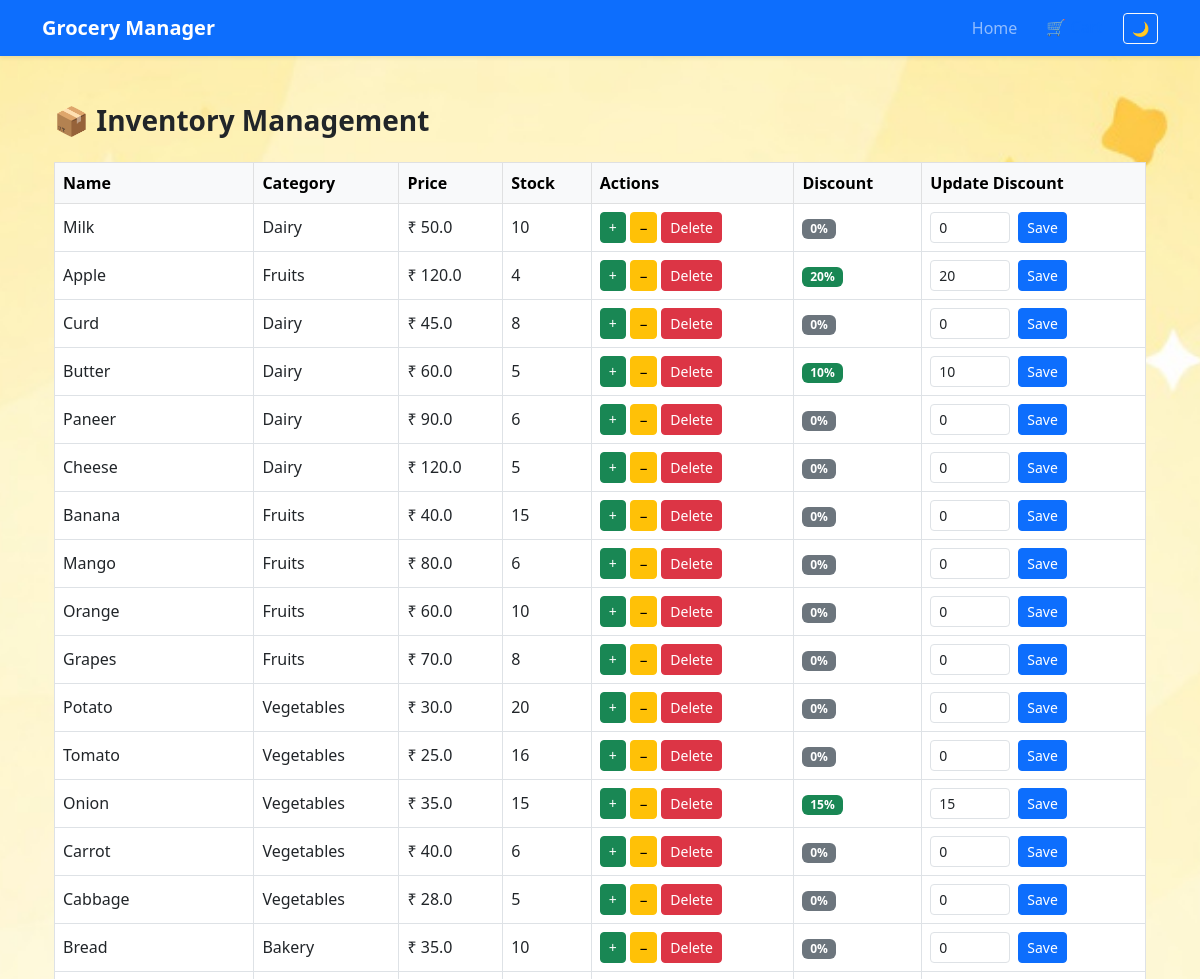
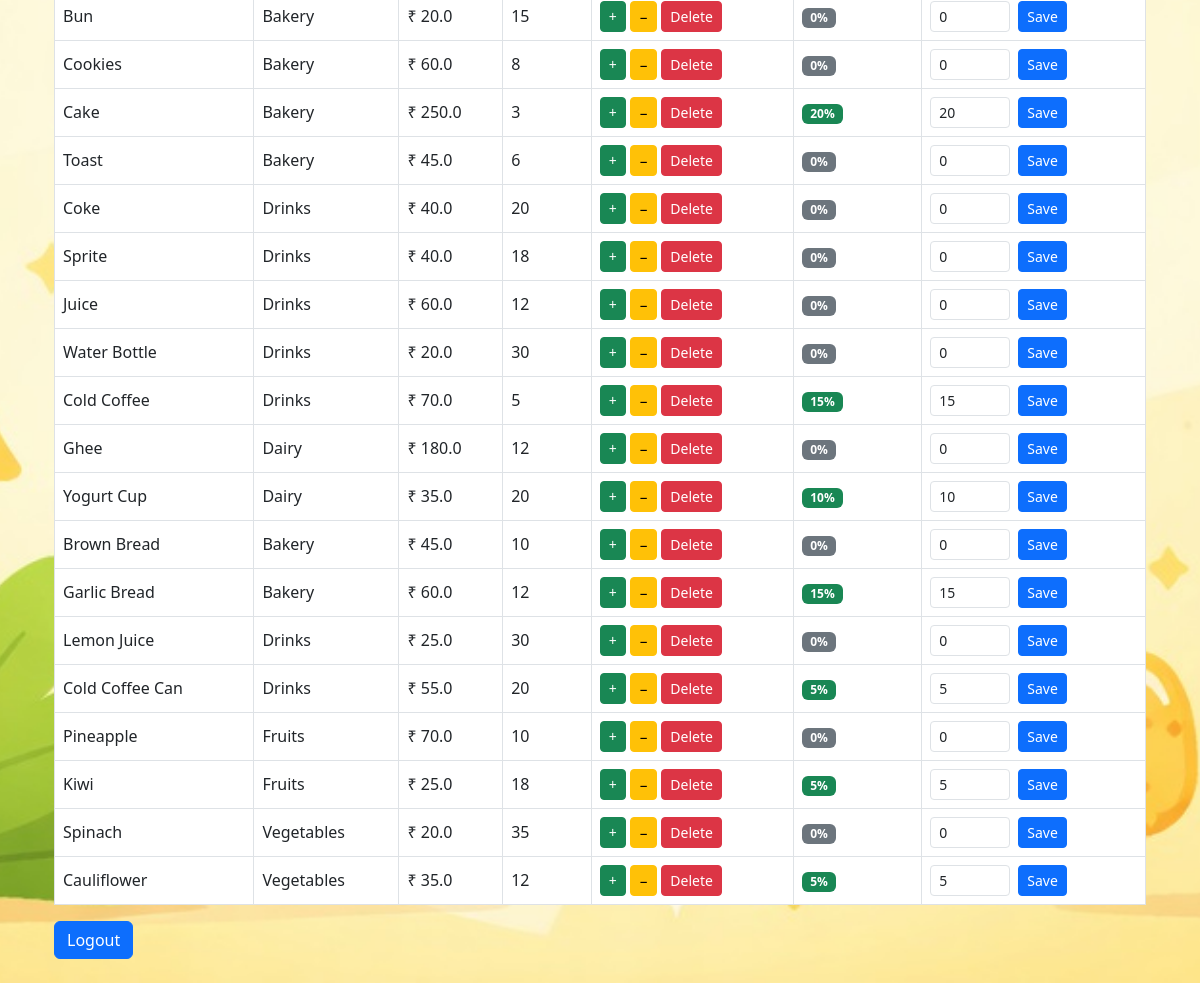
Screenshot of /admin/dashboard (signed in) with the database file from the repository (2 pictures, top to bottom).
### tables this page shows
CREATE TABLE items (
        id INTEGER PRIMARY KEY AUTOINCREMENT,
        name TEXT NOT NULL,
        category TEXT,
        price REAL DEFAULT 0.0,
        quantity INTEGER DEFAULT 0,
        expiry_date TEXT,
        notes TEXT,
        created_at TEXT DEFAULT CURRENT_TIMESTAMP
    , discount_percent INTEGER DEFAULT 0);

### Grocery_system.py (the view)
@app.route("/admin/dashboard")
def admin_dashboard():
    if not admin_required():
        return redirect("/admin/login")
    conn = sqlite3.connect("grocery.db")
    conn.row_factory = sqlite3.Row
    cur = conn.cursor()
    cur.execute("SELECT * FROM items")
    items = cur.fetchall()
    conn.close()
    return render_template(
        "admin_dashboard.html",
        items=items
    )

### Grocery_system.py (called while the page is built)
@app.context_processor
def inject_cart_count():
    return dict(cart_item_count=cart_item_count)

@app.after_request
def add_no_cache_headers(response):
    response.headers["Cache-Control"] = "no-store"
    return response

def admin_required():
    return session.get("admin_logged_in")

@app.teardown_appcontext
def close_connection(exception):
    db = getattr(g, '_database', None)
    if db is not None:
        db.close()

### templates/admin_dashboard.html (shortened to what this page needs)
{% extends "base.html" %}
{% block content %}
<div class="container mt-4">
  <h3 class="mb-4"><b>📦 Inventory Management</b></h3>
  <table class="table table-bordered align-middle">
    <thead class="table-light">
      <tr>
        <th>Name</th>
        <th>Category</th>
        <th>Price</th>
        <th>Stock</th>
        <th>Actions</th>
        <th>Discount</th>
        <th>Update Discount</th>
      </tr>
    </thead>
    <tbody>
      {% for item in items %}
      <tr>
        <td>{{ item.name }}</td>
        <td>{{ item.category }}</td>
        <td>₹ {{ item.price }}</td>
        <td>{{ item.quantity }}</td>
        <td>
          <a href="/admin/increase/{{ item.name }}"
             class="btn btn-sm btn-success">+</a>
          <a href="/admin/decrease/{{ item.name }}"
             class="btn btn-sm btn-warning">−</a>
          <a href="/admin/delete/{{ item.name }}"
             class="btn btn-sm btn-danger"
             onclick="return confirm('Delete item?')">
             Delete
          </a>
        <td>
          {% if item.discount_percent and item.discount_percent > 0 %}
            <span class="badge bg-success">{{ item.discount_percent }}%</span>
          {% else %}
            <span class="badge bg-secondary">0%</span>
          {% endif %}
        </td>
        <td>
          <form action="/admin/update-discount/{{ item.id }}" method="POST" class="d-flex">
            <input type="number"
                   name="discount"
                   min="0"
                   max="90"
                   value="{{ item.discount_percent or 0 }}"
                   class="form-control form-control-sm me-2"
                   style="width: 80px;">
            <button class="btn btn-primary btn-sm">Save</button>
          </form>
        </td>
        </td>
      </tr>
      {% endfor %}
    </tbody>
  </table>
  <a href="/admin/logout" class="btn btn-primary">
    Logout
  </a>
</div>
{% endblock %}

### templates/base.html (shortened to what this page needs)
<!doctype html>
<html lang="en">
<head>
  <link href="https://cdn.jsdelivr.net/npm/bootstrap@5.3.0/dist/css/bootstrap.min.css" rel="stylesheet">
  <link rel="stylesheet" href="{{ url_for('static', filename='style.css') }}">
  <link rel="stylesheet" href="https://cdn.datatables.net/1.13.6/css/jquery.dataTables.min.css">
</head>
<body class="bg-light">
  <div class="toast-container position-fixed top-0 end-0 p-3" style="z-index: 1100">
  </div>
  <nav class="navbar navbar-expand-lg navbar-dark bg-primary shadow-sm">
    <div class="container">
      <a class="navbar-brand fw-bold" href="/">Grocery Manager</a>
      <div class="d-flex align-items-center gap-2 ms-auto">
        <ul class="navbar-nav ms-auto">
          <li class="nav-item">
            <a class="nav-link" href="/">Home</a>
          </li>
          <li class="nav-item">
            <a class="btn btn-outline-primary ms-2" href="/cart">
              🛒 Cart
            </a>
          </li>
        </ul>
        <button id="themeToggle" class="btn btn-outline-light btn-sm">
        </button>
      </div>
    </div>
  </nav>
  <div class="container py-4">
    {% block content %}{% endblock %}
  </div>
</body>
</html>

### static/style.css (style rules this page uses)
body { background-image: url("/static/images/grocery-newbg.jpg"); background-size: cover; background-repeat: no-repeat; background-attachment: fixed; }

### templates/base.html (style rules this page uses)
.table td, .table th { vertical-align: middle; }
.badge { font-size: 0.75rem; }
.table thead th { white-space: nowrap; }
body { background-image: url("/static/images/grocery-newbg.jpg"); background-size: cover; background-position: center; background-attachment: fixed; }

### rows the page displays
items: name "Milk", category "Dairy", price "50.0", quantity "10", shows "0%", discount "0"
items: name "Apple", category "Fruits", price "120.0", quantity "4", discount_percent "20", discount "20"
items: name "Curd", category "Dairy", price "45.0", quantity "8", shows "0%", discount "0"
items: name "Butter", category "Dairy", price "60.0", quantity "5", discount_percent "10", discount "10"
items: name "Paneer", category "Dairy", price "90.0", quantity "6", shows "0%", discount "0"
items: name "Cheese", category "Dairy", price "120.0", quantity "5", shows "0%", discount "0"
items: name "Banana", category "Fruits", price "40.0", quantity "15", shows "0%", discount "0"
items: name "Mango", category "Fruits", price "80.0", quantity "6", shows "0%", discount "0"
items: name "Orange", category "Fruits", price "60.0", quantity "10", shows "0%", discount "0"
items: name "Grapes", category "Fruits", price "70.0", quantity "8", shows "0%", discount "0"
items: name "Potato", category "Vegetables", price "30.0", quantity "20", shows "0%", discount "0"
items: name "Tomato", category "Vegetables", price "25.0", quantity "16", shows "0%", discount "0"
items: name "Onion", category "Vegetables", price "35.0", quantity "15", discount_percent "15", discount "15"
items: name "Carrot", category "Vegetables", price "40.0", quantity "6", shows "0%", discount "0"
items: name "Cabbage", category "Vegetables", price "28.0", quantity "5", shows "0%", discount "0"
items: name "Bread", category "Bakery", price "35.0", quantity "10", shows "0%", discount "0"
items: name "Bun", category "Bakery", price "20.0", quantity "15", shows "0%", discount "0"
items: name "Cookies", category "Bakery", price "60.0", quantity "8", shows "0%", discount "0"
items: name "Cake", category "Bakery", price "250.0", quantity "3", discount_percent "20", discount "20"
items: name "Toast", category "Bakery", price "45.0", quantity "6", shows "0%", discount "0"
items: name "Coke", category "Drinks", price "40.0", quantity "20", shows "0%", discount "0"
items: name "Sprite", category "Drinks", price "40.0", quantity "18", shows "0%", discount "0"
items: name "Juice", category "Drinks", price "60.0", quantity "12", shows "0%", discount "0"
items: name "Water Bottle", category "Drinks", price "20.0", quantity "30", shows "0%", discount "0"
items: name "Cold Coffee", category "Drinks", price "70.0", quantity "5", discount_percent "15", discount "15"
items: name "Ghee", category "Dairy", price "180.0", quantity "12", shows "0%", discount "0"
items: name "Yogurt Cup", category "Dairy", price "35.0", quantity "20", discount_percent "10", discount "10"
items: name "Brown Bread", category "Bakery", price "45.0", quantity "10", shows "0%", discount "0"
items: name "Garlic Bread", category "Bakery", price "60.0", quantity "12", discount_percent "15", discount "15"
items: name "Lemon Juice", category "Drinks", price "25.0", quantity "30", shows "0%", discount "0"
items: name "Cold Coffee Can", category "Drinks", price "55.0", quantity "20", discount_percent "5", discount "5"
items: name "Pineapple", category "Fruits", price "70.0", quantity "10", shows "0%", discount "0"
items: name "Kiwi", category "Fruits", price "25.0", quantity "18", discount_percent "5", discount "5"
items: name "Spinach", category "Vegetables", price "20.0", quantity "35", shows "0%", discount "0"
items: name "Cauliflower", category "Vegetables", price "35.0", quantity "12", discount_percent "5", discount "5"
